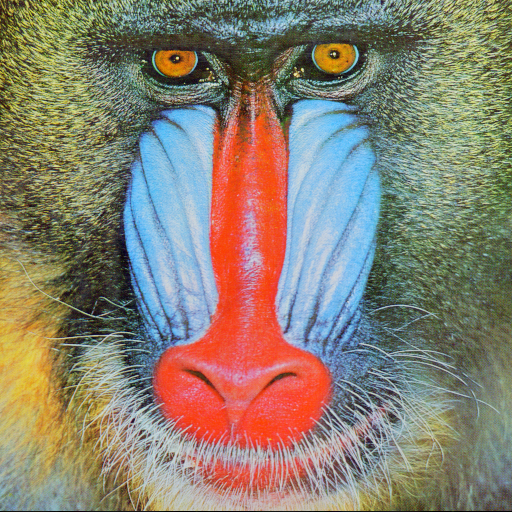
#> input picture baboon.png, 512 x 512 px
$ python hist.py
#> lines starting #> are read from the running program, lines starting #| are printed output that depends on the picture
# importing required libraries of opencv
import cv2

# importing library for plotting
from matplotlib import pyplot as plt

# reads an input image
img_name1 = input("\nenter image name:")
#> the answer given: baboon.png
img = cv2.imread(img_name1,0)
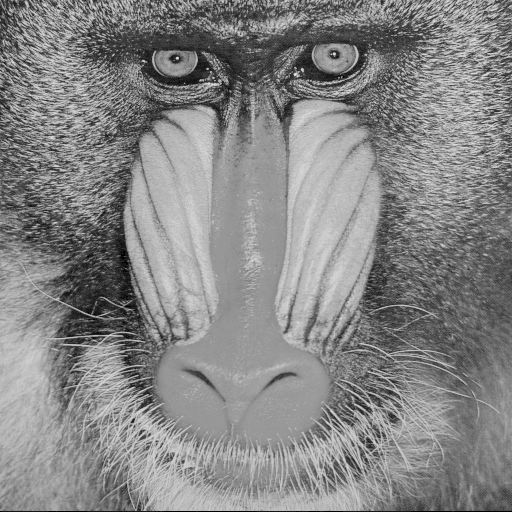
#> img: shape (512, 512); min 0, max 231, mean 133.7

# find frequency of pixels in range 0-255
histr = cv2.calcHist([img],[0],None,[256],[0,256],)
#> histr = 256 values, max 7222 at index 151, min 0 at index 1, mean 1024
plt.xlabel('Pixel Intensity')
plt.ylabel('Frequency')
# show the plotting graph of an image
plt.plot(histr)
plt.show()
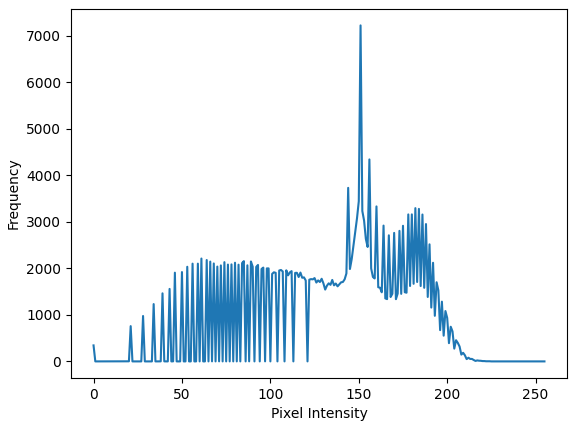
#> figure drawn by matplotlib, 1 panel; curve peaks at x = 151, y = 7222

$ run again, on dog1.png
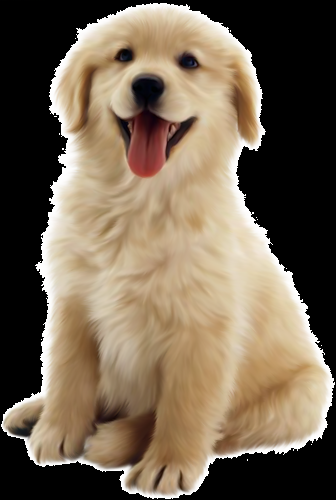
#> input picture dog1.png, 336 x 500 px
#> `img = cv2.imread(img_name1,0)`:
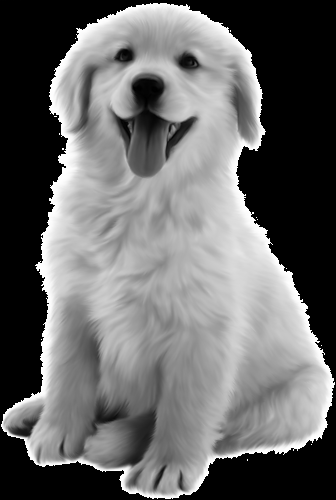
#> img: shape (500, 336); min 0, max 255, mean 104.6
#> histr = 256 values, max 60925 at index 0, min 31 at index 2, mean 656.2
#> `plt.show()`:
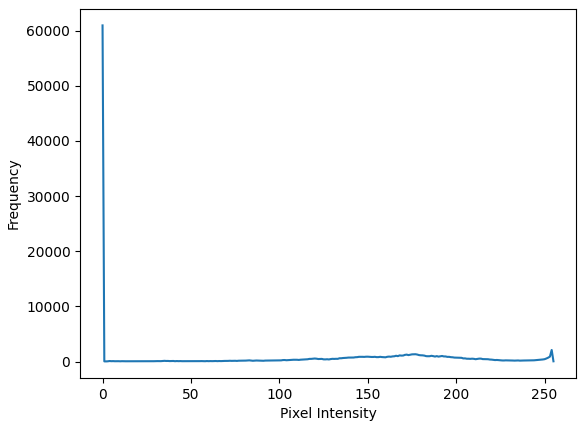
#> figure drawn by matplotlib, 1 panel; curve peaks at x = 0, y = 60925

$ run again, on house.png
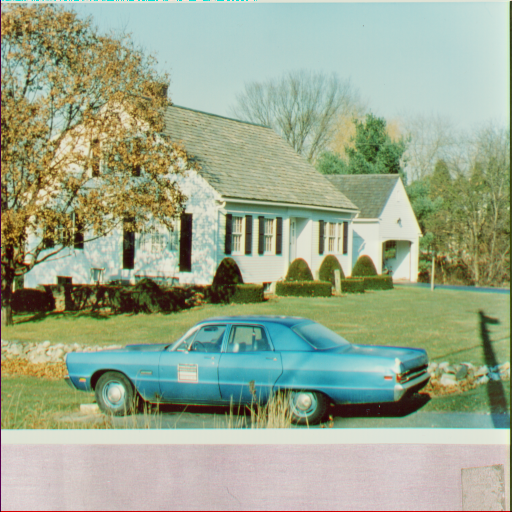
#> input picture house.png, 512 x 512 px
#> `img = cv2.imread(img_name1,0)`:
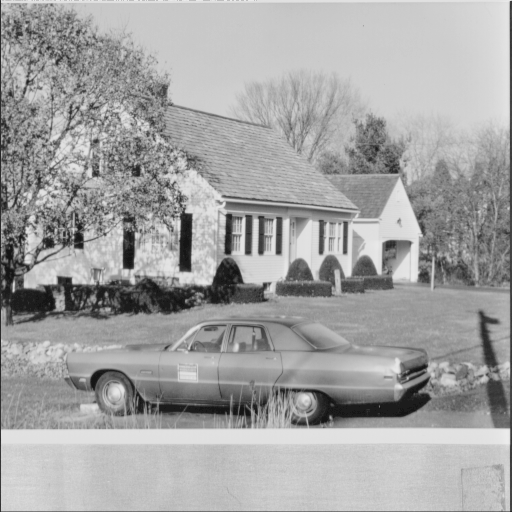
#> img: shape (512, 512); min 21, max 236, mean 163.1
#> histr = 256 values, max 8996 at index 200, min 0 at index 0, mean 1024
#> `plt.show()`:
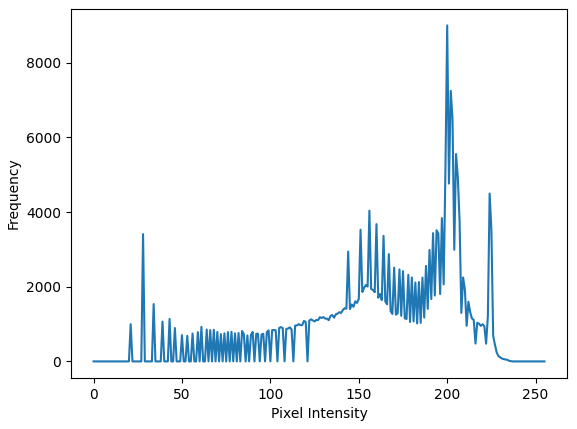
#> figure drawn by matplotlib, 1 panel; curve peaks at x = 200, y = 8996

$ run again, on tree.png
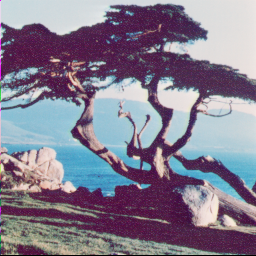
#> input picture tree.png, 256 x 256 px
#> `img = cv2.imread(img_name1,0)`:
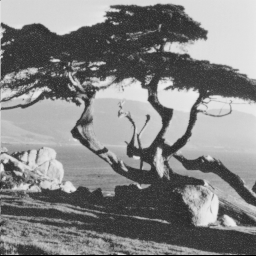
#> img: shape (256, 256); min 0, max 237, mean 131.8
#> histr = 256 values, max 4082 at index 53, min 0 at index 1, mean 256
#> `plt.show()`:
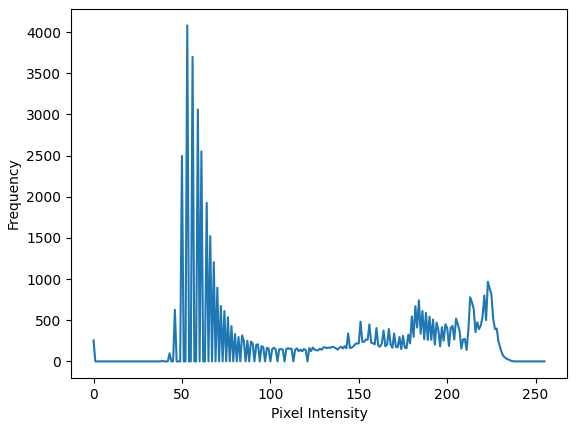
#> figure drawn by matplotlib, 1 panel; curve peaks at x = 53, y = 4082
